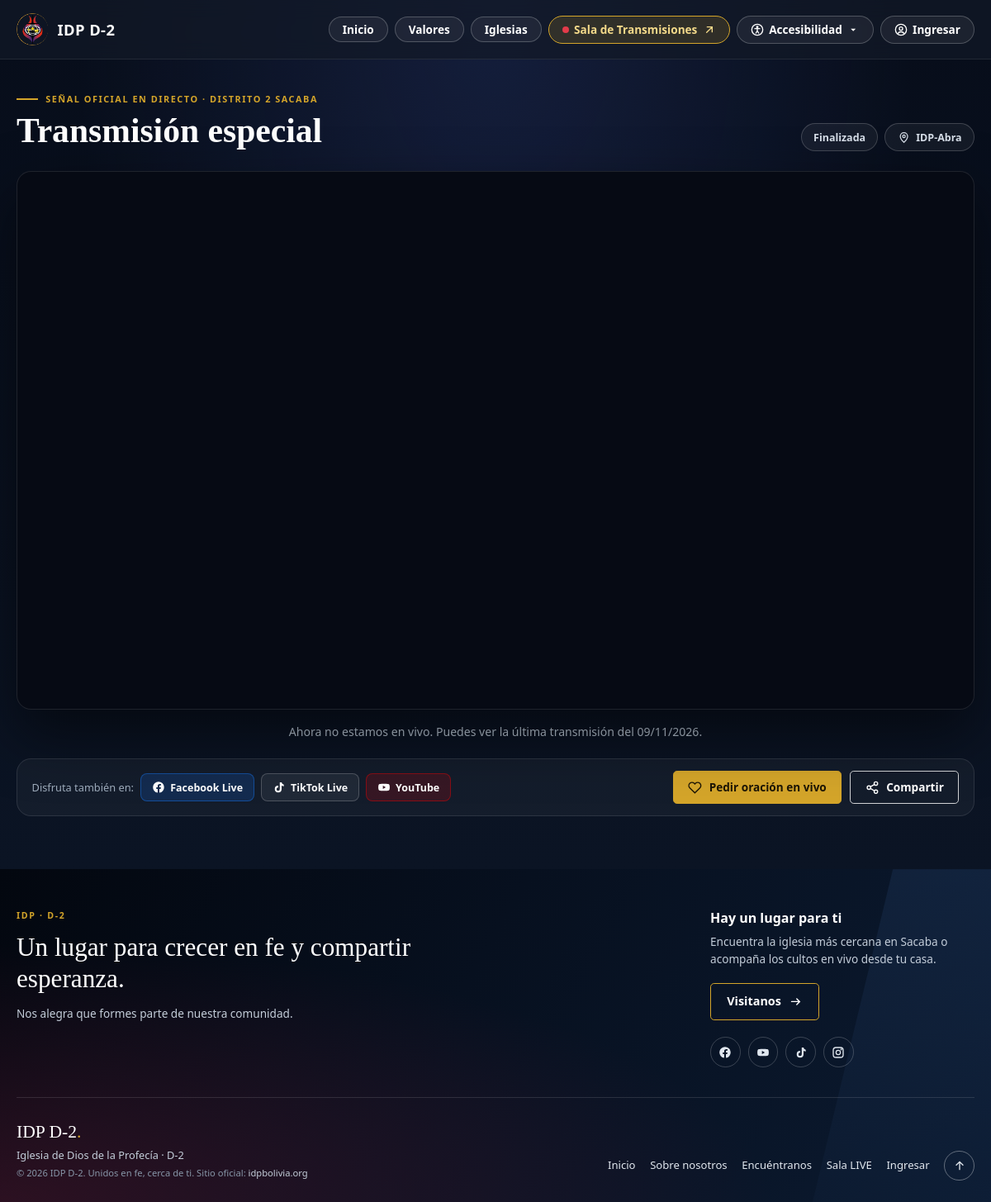
Screenshot of /index.php?r=transmisiones with the database file from the repository.
### tables this page shows
CREATE TABLE transmisiones (
    id          BIGINT       NOT NULL AUTO_INCREMENT,
    iglesia_id  BIGINT       NOT NULL,
    titulo      VARCHAR(150) NOT NULL,
    fecha_hora  DATETIME     NOT NULL,
    estado      VARCHAR(20)  NOT NULL DEFAULT 'programada',
    PRIMARY KEY (id),
    KEY transmisiones_iglesia_id_idx (iglesia_id),
    CONSTRAINT transmisiones_estado_check CHECK (estado IN ('programada', 'en_vivo', 'finalizada')),
    CONSTRAINT transmisiones_iglesia_id_fkey FOREIGN KEY (iglesia_id) REFERENCES iglesias (id)
);

CREATE TABLE iglesias (
    id         BIGINT        NOT NULL AUTO_INCREMENT,
    zona_id    BIGINT        NOT NULL,
    nombre     VARCHAR(150)  NOT NULL,
    direccion  VARCHAR(200)  NOT NULL,
    latitud    DECIMAL(10,7) NULL,
    longitud   DECIMAL(10,7) NULL,
    pastor     VARCHAR(120)  NULL,
    telefono   VARCHAR(25)   NULL,
    horarios   TEXT          NULL,
    activa     TINYINT(1)    NOT NULL DEFAULT 1,
    imagen     VARCHAR(255)  NULL,
    PRIMARY KEY (id),
    KEY iglesias_zona_id_idx (zona_id),
    CONSTRAINT iglesias_latitud_check  CHECK (latitud  BETWEEN -90  AND 90),
    CONSTRAINT iglesias_longitud_check CHECK (longitud BETWEEN -180 AND 180),
    CONSTRAINT iglesias_zona_id_fkey FOREIGN KEY (zona_id) REFERENCES zonas (id)
);

CREATE TABLE transmision_red (
    transmision_id  BIGINT       NOT NULL,
    red_id          BIGINT       NOT NULL,
    url             VARCHAR(500) NOT NULL,
    PRIMARY KEY (transmision_id, red_id),
    KEY transmision_red_red_id_idx (red_id),
    CONSTRAINT transmision_red_transmision_id_fkey FOREIGN KEY (transmision_id) REFERENCES transmisiones (id) ON DELETE CASCADE,
    CONSTRAINT transmision_red_red_id_fkey FOREIGN KEY (red_id) REFERENCES redes (id)
);

### app/controllers/BaseController.php (called while the page is built, shortened)
<?php
abstract class BaseController {
    protected function render(string $view, array $vars = []): void {
        extract($vars);
        require __DIR__.'/../views/layouts/header.php';
        require __DIR__.'/../views/'.$view.'.php';
        require __DIR__.'/../views/layouts/footer.php';
    }
}

### app/controllers/TransmisionController.php (called while the page is built, shortened)
<?php
require_once __DIR__.'/../repositories/TransmisionRepository.php';
require_once __DIR__.'/../validator/TransmisionValidator.php';
class TransmisionController extends BaseController {
    public function sala(): void {
        $this->render('transmisiones/sala', ['rows' => $this->repositorio()->listar()]);
    }
    private function repositorio(): TransmisionRepository {
        return new TransmisionRepository($this->db);
    }
}

### public/index.php (called while the page is built, shortened)
<?php
require __DIR__.'/../app/controllers/BaseController.php';
require __DIR__.'/../app/controllers/TransmisionController.php';
require __DIR__.'/../app/controllers/ReporteController.php';
$ruta = $_GET['r'] ?? 'inicio';
$rutas = [
    'inicio' => ['GET', TransmisionController::class, 'inicio'],
    'transmisiones' => ['GET', TransmisionController::class, 'sala'],
    'encuentranos' => ['GET', IglesiaController::class, 'encuentranos'],
    'login' => ['GET', AuthController::class, 'login'],
    'registro' => ['GET', AuthController::class, 'registro'],
    'registrar' => ['POST', AuthController::class, 'registrar'],
    'entrar' => ['POST', AuthController::class, 'entrar'],
    'salir' => ['POST', AuthController::class, 'salir'],
    'resumen' => ['GET', PanelController::class, 'resumen'],
    'reporte_resumen' => ['GET', ReporteController::class, 'resumen'],
    'usuarios' => ['GET', UsuarioController::class, 'index'],
    'guardar_usuario' => ['POST', UsuarioController::class, 'guardar'],
    'asignar_rol' => ['POST', UsuarioController::class, 'asignarRol'],
    'mi_perfil' => ['GET', UsuarioController::class, 'miPerfil'],
    'admin' => ['GET', TransmisionController::class, 'admin'],
    'zonas' => ['GET', ZonaController::class, 'index'],
    'guardar_zona' => ['POST', ZonaController::class, 'guardar'],
    'eliminar_zona' => ['POST', ZonaController::class, 'eliminar'],
    'iglesias' => ['GET', IglesiaController::class, 'index'],
    'guardar_iglesia' => ['POST', IglesiaController::class, 'guardar'],
    'eliminar_iglesia' => ['POST', IglesiaController::class, 'eliminar'],
    'guardar' => ['POST', TransmisionController::class, 'guardar'],
    'eliminar' => ['POST', TransmisionController::class, 'eliminar'],
];
try {
    $controlador = new $rutas[$ruta][1]();
    $accion = $rutas[$ruta][2];
    $controlador->$accion();
} catch (Throwable $e) {
    error_log((string) $e);
    http_response_code(500);
    echo 'No se pudo completar la operación. Revisa la configuración y el registro de PHP.';
}

### app/repositories/TransmisionRepository.php (called while the page is built, shortened)
<?php
require_once __DIR__.'/../validator/TransmisionValidator.php';
class TransmisionRepository {
    public function listar(): array {
        $sql = "SELECT t.*, i.nombre AS iglesia, tr.url AS youtube, fb.url AS facebook, tk.url AS tiktok
                FROM transmisiones t
                JOIN iglesias i ON i.id = t.iglesia_id
                LEFT JOIN transmision_red tr ON tr.transmision_id = t.id
                    AND tr.red_id = (SELECT id FROM redes WHERE LOWER(nombre) = 'youtube' LIMIT 1)
                LEFT JOIN transmision_red fb ON fb.transmision_id = t.id
                    AND fb.red_id = (SELECT id FROM redes WHERE LOWER(nombre) = 'facebook' LIMIT 1)
                LEFT JOIN transmision_red tk ON tk.transmision_id = t.id
                    AND tk.red_id = (SELECT id FROM redes WHERE LOWER(nombre) = 'tiktok' LIMIT 1)
                ORDER BY CASE t.estado WHEN 'en_vivo' THEN 0 WHEN 'programada' THEN 1 ELSE 2 END,
                         t.fecha_hora DESC, t.id DESC";
        $rows = $this->db->query($sql)->fetchAll(PDO::FETCH_CLASS, Transmision::class);
        foreach ($rows as $transmision) {
            $transmision->youtube_id = TransmisionValidator::videoId($transmision->youtube ?? '');
        }
        return $rows;
    }
}

### app/validator/TransmisionValidator.php (called while the page is built, shortened)
<?php
class TransmisionValidator {
    public static function videoId(string $url): ?string {
        $partes = parse_url($url);
        $host = strtolower($partes['host']);
        $ruta = $partes['path'] ?? '';
        $id = null;
        if (in_array($host, ['youtu.be', 'www.youtu.be'], true)) {
            $id = trim($ruta, '/');
        } elseif (in_array($host, ['youtube.com', 'www.youtube.com', 'm.youtube.com', 'youtube-nocookie.com', 'www.youtube-nocookie.com'], true)) {
            parse_str($partes['query'] ?? '', $consulta);
            if ($ruta === '/watch') {
                $id = $consulta['v'] ?? null;
            } elseif (preg_match('~^/(?:live|embed|shorts)/([A-Za-z0-9_-]{11})/?$~D', $ruta, $coincidencia)) {
                $id = $coincidencia[1];
            }
        }
        return is_string($id) && preg_match('/^[A-Za-z0-9_-]{11}$/D', $id) ? $id : null;
    }
}

### app/views/transmisiones/sala.php (the view, shortened to what this page needs)
<?php
$rows = isset($rows) && is_array($rows) ? $rows : [];
$plataformas = [
    'facebook' => 'https://www.facebook.com/profile.php?id=61552980030797&sk=live_videos',
    'tiktok' => 'https://www.tiktok.com/@idp_distrito2/live',
];
$whatsappOracion = '';
$destacada = null;
if (!$destacada) {
    foreach ($rows as $t) {
        if ($t->estado === 'finalizada') { $destacada = $t; break; }
    }
}
$estado = $destacada->estado ?? null;
$etiquetas = ['en_vivo' => 'En vivo', 'programada' => 'Programada', 'finalizada' => 'Finalizada'];
$videoId = $destacada->youtube_id ?? null;
$enlaceYoutube = $videoId ? 'https://www.youtube.com/watch?v='.$videoId : null;
$enlaceFacebook = ($destacada->facebook ?? '') !== '' ? $destacada->facebook : $plataformas['facebook'];
$enlaceTiktok = ($destacada->tiktok ?? '') !== '' ? $destacada->tiktok : $plataformas['tiktok'];
$enlaceOracion = $whatsappOracion !== ''
    ? 'https://wa.me/'.$whatsappOracion.'?text='.rawurlencode('Hola, quisiera pedir oración.')
    : $enlaceYoutube;
$fecha = $destacada ? strtotime($destacada->fecha_hora) : null;
?>
<section class="sala" aria-labelledby="titulo-sala">
    <div class="sala-cabecera">
        <div>
            <div class="sala-eyebrow">Señal oficial en directo · Distrito 2 Sacaba</div>
            <h1 id="titulo-sala"><?= $destacada ? htmlspecialchars($destacada->titulo) : 'Sala de transmisiones' ?></h1>
        </div>
        <div class="sala-estados">
            <?php if ($estado): ?>
                <span class="sala-pill <?= htmlspecialchars($estado) ?>">
                    <?= htmlspecialchars($etiquetas[$estado] ?? $estado) ?>
                </span>
            <?php endif; ?>
            <?php if ($destacada): ?>
                <span class="sala-pill">
                    <svg viewBox="0 0 24 24" fill="none" stroke="currentColor" stroke-width="2" aria-hidden="true"><path d="M12 21s-7-6.2-7-11.5a7 7 0 0 1 14 0C19 14.8 12 21 12 21z"/><circle cx="12" cy="9.5" r="2.5"/></svg>
                    <?= htmlspecialchars($destacada->iglesia) ?>
                </span>
            <?php endif; ?>
        </div>
    </div>
    <div class="sala-pantalla<?= $estado === 'en_vivo' ? ' es-vivo' : '' ?>">
        <?php if ($videoId): ?>
            <iframe src="https://www.youtube-nocookie.com/embed/<?= htmlspecialchars($videoId) ?>" title="<?= htmlspecialchars($destacada->titulo) ?>" allow="accelerometer; autoplay; clipboard-write; encrypted-media; gyroscope; picture-in-picture; web-share" allowfullscreen></iframe>
        <?php endif; ?>
    </div>
    <?php if ($estado === 'programada'): ?>
        <p class="sala-aviso">Esta transmisión comienza el <strong><?= htmlspecialchars(date('d/m/Y', $fecha)) ?></strong> a las <strong><?= htmlspecialchars(date('H:i', $fecha)) ?></strong> (hora de Bolivia).</p>
    <?php elseif ($estado === 'finalizada'): ?>
        <p class="sala-aviso">Ahora no estamos en vivo. Puedes ver la última transmisión del <?= htmlspecialchars(date('d/m/Y', $fecha)) ?>.</p>
    <?php endif; ?>
    <div class="sala-barra">
        <div class="sala-plataformas">
            <span>Disfruta también en:</span>
            <a class="plataforma facebook" href="<?= htmlspecialchars($enlaceFacebook) ?>" target="_blank" rel="noopener noreferrer">
                <svg viewBox="0 0 24 24" fill="currentColor" aria-hidden="true"><path d="M12 2a10 10 0 0 0-1.6 19.9V14.9H7.9V12h2.5V9.8c0-2.5 1.5-3.9 3.8-3.9 1.1 0 2.2.2 2.2.2v2.5h-1.3c-1.2 0-1.6.8-1.6 1.6V12h2.8l-.5 2.9h-2.3v7A10 10 0 0 0 12 2z"/></svg>
                Facebook Live
            </a>
            <a class="plataforma tiktok" href="<?= htmlspecialchars($enlaceTiktok) ?>" target="_blank" rel="noopener noreferrer">
                <svg viewBox="0 0 24 24" fill="currentColor" aria-hidden="true"><path d="M16.5 3a4.6 4.6 0 0 0 4 4v3.2a7.7 7.7 0 0 1-4-1.2v6.3A6.2 6.2 0 1 1 10.3 9v3.3a3 3 0 1 0 2.9 3V3z"/></svg>
                TikTok Live
            </a>
            <?php if ($enlaceYoutube): ?>
                <a class="plataforma youtube" href="<?= htmlspecialchars($enlaceYoutube) ?>" target="_blank" rel="noopener noreferrer">
                    <svg viewBox="0 0 24 24" fill="currentColor" aria-hidden="true"><path d="M22 8.2a3 3 0 0 0-2.1-2.1C18 5.6 12 5.6 12 5.6s-6 0-7.9.5A3 3 0 0 0 2 8.2 31 31 0 0 0 1.6 12a31 31 0 0 0 .4 3.8 3 3 0 0 0 2.1 2.1c1.9.5 7.9.5 7.9.5s6 0 7.9-.5a3 3 0 0 0 2.1-2.1 31 31 0 0 0 .4-3.8 31 31 0 0 0-.4-3.8zM10 15V9l5.2 3z"/></svg>
                    YouTube
                </a>
            <?php endif; ?>
        </div>
        <div class="sala-acciones">
            <?php if ($enlaceOracion): ?>
                <a class="btn btn-oro" href="<?= htmlspecialchars($enlaceOracion) ?>" target="_blank" rel="noopener noreferrer">
                    <svg viewBox="0 0 24 24" fill="none" stroke="currentColor" stroke-width="2" stroke-linecap="round" aria-hidden="true"><path d="M20.8 4.6a5.5 5.5 0 0 0-7.8 0L12 5.7l-1-1.1a5.5 5.5 0 0 0-7.8 7.8L12 21l8.8-8.6a5.5 5.5 0 0 0 0-7.8z"/></svg>
                    Pedir oración en vivo
                </a>
            <?php endif; ?>
            <button class="btn btn-claro" type="button" data-compartir data-titulo="<?= htmlspecialchars($destacada->titulo ?? 'Sala de transmisiones IDP D-2') ?>">
                <svg viewBox="0 0 24 24" fill="none" stroke="currentColor" stroke-width="2" stroke-linecap="round" aria-hidden="true"><circle cx="18" cy="5" r="3"/><circle cx="6" cy="12" r="3"/><circle cx="18" cy="19" r="3"/><path d="m8.6 13.5 6.8 4M15.4 6.5l-6.8 4"/></svg>
                <span>Compartir</span>
            </button>
        </div>
    </div>
</section>

### rows the page displays
transmisiones: titulo "Transmisión especial", estado "Finalizada", fecha_hora "09/11/2026"
iglesias: nombre "IDP-Abra"
